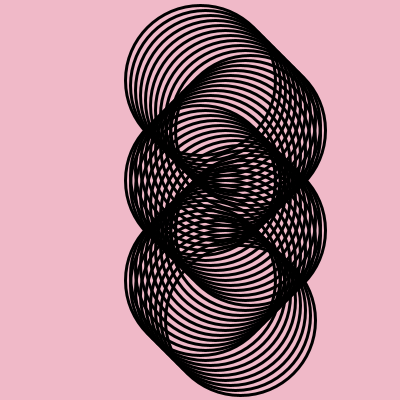
Frame 1 (no input)
Frame 60 (the mouse pressed at the canvas centre just before this capture): identical to frame 1, image omitted
Frame 120 (the mouse held since frame 60 and released just before this capture): identical to frame 1, image omitted

The Processing sketch that drew this single still picture (run headless with seeded random() and noise(); from frame 60 on, the mouse is pressed at the canvas centre):

// Processing sketch: Espiral
// ── Espiral.pde
//nombre
triangulos pelotita_1 = new triangulos(200,80,150);
triangulos pelotita_2 = new triangulos(205,85,150);
triangulos pelotita_3 = new triangulos(210,90,150);
triangulos pelotita_4 = new triangulos(215,95,150);
triangulos pelotita_5 = new triangulos(220,100,150);
triangulos pelotita_6 = new triangulos(225,105,150);
triangulos pelotita_7 = new triangulos(230,110,150);
triangulos pelotita_8 = new triangulos(235,115,150);
triangulos pelotita_9 = new triangulos(240,120,150);
triangulos pelotita_10 = new triangulos(245,125,150);
triangulos pelotita_11 = new triangulos(250,130,150);
triangulos pelotita_12 = new triangulos(245,135,150);
triangulos pelotita_13 = new triangulos(240,140,150);
triangulos pelotita_14 = new triangulos(235,145,150);
triangulos pelotita_15 = new triangulos(230,150,150);
triangulos pelotita_16 = new triangulos(225,155,150);
triangulos pelotita_17 = new triangulos(220,160,150);
triangulos pelotita_18 = new triangulos(215,165,150);
triangulos pelotita_19 = new triangulos(210,170,150);
triangulos pelotita_20 = new triangulos(205,175,150);
triangulos pelotita_21 = new triangulos(200,180,150);
triangulos pelotita_22 = new triangulos(205,185,150);
triangulos pelotita_23 = new triangulos(210,190,150);
triangulos pelotita_24 = new triangulos(215,195,150);
triangulos pelotita_25 = new triangulos(220,200,150);
triangulos pelotita_26 = new triangulos(225,205,150);
triangulos pelotita_27 = new triangulos(230,210,150);
triangulos pelotita_28 = new triangulos(235,215,150);
triangulos pelotita_29 = new triangulos(240,220,150);
triangulos pelotita_30 = new triangulos(245,225,150);
triangulos pelotita_31 = new triangulos(250,230,150);
triangulos pelotita_32 = new triangulos(245,235,150);
triangulos pelotita_33 = new triangulos(240,240,150);
triangulos pelotita_34 = new triangulos(235,245,150);
triangulos pelotita_35 = new triangulos(230,250,150);
triangulos pelotita_36 = new triangulos(225,255,150);
triangulos pelotita_37 = new triangulos(220,260,150);
triangulos pelotita_38 = new triangulos(215,265,150);
triangulos pelotita_39 = new triangulos(210,270,150);
triangulos pelotita_40 = new triangulos(205,275,150);
triangulos pelotita_41 = new triangulos(200,280,150);
triangulos pelotita_42 = new triangulos(205,285,150);
triangulos pelotita_43 = new triangulos(210,290,150);
triangulos pelotita_44 = new triangulos(215,295,150);
triangulos pelotita_45 = new triangulos(220,300,150);
triangulos pelotita_46 = new triangulos(225,305,150);
triangulos pelotita_47 = new triangulos(230,310,150);
triangulos pelotita_48 = new triangulos(235,315,150);
triangulos pelotita_49 = new triangulos(240,320,150);


void setup(){
  size(400,400);
  
}

void draw(){
 
  background(240,185,200);

 //. que se muestren las pelotitas
  pelotita_1.mostrar();
  pelotita_2.mostrar();
  pelotita_3.mostrar();
   pelotita_4.mostrar();
   pelotita_5.mostrar();
   pelotita_6.mostrar();
   pelotita_7.mostrar();
   pelotita_8.mostrar();
   pelotita_9.mostrar();
   pelotita_10.mostrar();
   pelotita_11.mostrar();
   pelotita_12.mostrar();
   pelotita_13.mostrar();
   pelotita_14.mostrar();
   pelotita_15.mostrar();
   pelotita_16.mostrar();
   pelotita_17.mostrar();
   pelotita_18.mostrar();
   pelotita_19.mostrar();
   pelotita_20.mostrar();
   pelotita_21.mostrar();
  pelotita_22.mostrar(); 
  pelotita_23.mostrar();
   pelotita_24.mostrar();
   pelotita_25.mostrar();
   pelotita_26.mostrar();
   pelotita_27.mostrar();
   pelotita_28.mostrar();
   pelotita_29.mostrar();
   pelotita_30.mostrar();
   pelotita_31.mostrar();
   pelotita_32.mostrar();
   pelotita_33.mostrar();
   pelotita_34.mostrar();
  pelotita_35.mostrar(); 
  pelotita_36.mostrar();
   pelotita_37.mostrar();
   pelotita_38.mostrar();
   pelotita_39.mostrar();
   pelotita_40.mostrar();
   pelotita_41.mostrar();
   pelotita_42.mostrar();
    pelotita_43.mostrar();
   pelotita_44.mostrar();
   pelotita_45.mostrar();
   pelotita_46.mostrar();
   pelotita_47.mostrar();
   pelotita_48.mostrar();
   pelotita_49.mostrar();
 
}
// ── triangulos.pde
class triangulos {
  //variables globales
  float posX, posY, diam;
  color c;
  
  //setup = constructor
  triangulos (float _posX, float _posY, float _diam){
    posX= _posX;
    posY= _posY;
    diam= _diam;
    
    c = color(0);
    
  } 
  
  //funciones
  void actualizar(){
  }
  
  void mostrar(){
    noFill();
    stroke(0);
    strokeWeight(3);
    ellipse(posX,posY,diam,diam);
  }
}
